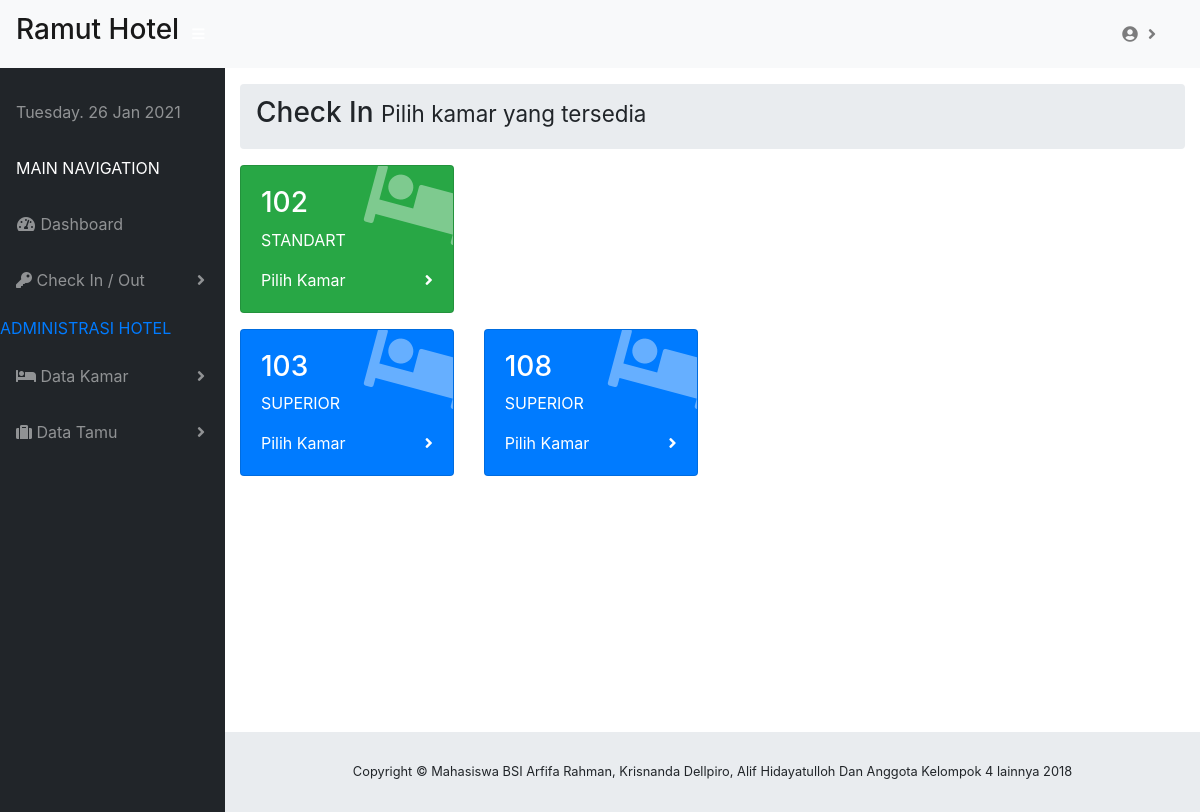
The app's page /index.php/checkin with its own data.
### tables this page shows
CREATE TABLE `kamar` (
  `id_kamar` int(3) NOT NULL,
  `nomor_kamar` int(3) NOT NULL,
  `id_kamar_tipe` int(3) NOT NULL,
  `max_dewasa` int(11) NOT NULL,
  `max_anak` int(11) NOT NULL,
  `status_kamar` varchar(20) NOT NULL DEFAULT 'TERSEDIA'
);

CREATE TABLE `kamar_tipe` (
  `id_kamar_tipe` int(3) NOT NULL,
  `nama_kamar_tipe` varchar(50) NOT NULL,
  `harga_malam` int(3) NOT NULL,
  `harga_orang` int(3) NOT NULL,
  `keterangan` text NOT NULL
);

### application/controllers/Checkin.php (called while the page is built, shortened)
<?php
class Checkin extends CI_Controller {
		public function index(){
			$data['kamar_tersediaST'] = $this->db->query(" SELECT * FROM kamar K , kamar_tipe KT WHERE K.id_kamar_tipe=KT.id_kamar_tipe AND K.id_kamar_tipe='2'AND K.status_kamar='TERSEDIA' ")->result();
			$data['kamar_tersediaSP'] = $this->db->query(" SELECT * FROM kamar K, kamar_tipe KT WHERE K.id_kamar_tipe=KT.id_kamar_tipe AND K.id_kamar_tipe='3' AND K.status_kamar='TERSEDIA' ")->result();
			$this->load->view('page_admin/header');
			$this->load->view('page_admin/navigator');
			$this->load->view('main_navigation/v_check_in',$data);
			$this->load->view('page_admin/footer');
			 }
}

### index.php (called while the page is built, shortened)
<?php
require_once BASEPATH.'core/CodeIgniter.php';

### application/views/main_navigation/v_check_in.php (the view, shortened to what this page needs)
<div class="container-fluid">
 	<ol class="breadcrumb">
       <li class="breadcrumb-item">
         <section class="content-header">
			<h3>Check In <span class="small">Pilih kamar yang tersedia</span></h3>
		 </section>
       </li>
    </ol>
 <div class="row">
  	 <?php if(!empty($kamar_tersediaST)) { ?>
		<?php foreach($kamar_tersediaST as $kamar_tersedia) { ?>
		 <div class="col-xl-3 col-sm-6 mb-3">
			<div class="card text-white bg-success o-hidden h-100">
             <div class="card-body">
              <div class="card-body-icon">
                <i class="fas fa-fw fa-bed"></i>
              </div>
				<div class="mr-5"><h3><?php echo $kamar_tersedia->nomor_kamar; ?></h3>
				<p><?php echo $kamar_tersedia->nama_kamar_tipe; ?></p>
			  	</div>
			  	<a class="text-white" href="<?php echo base_url().'checkin/checkin_st/'.$kamar_tersedia->id_kamar ?>">
                  <span class="float-left">Pilih Kamar</span>
                  <span class="float-right">
                    <i class="fas fa-angle-right"></i>
                  </span>
                </a>
			 </div>
		    </div>
		</div>
		<?php } ?>
		<?php } ?>
 </div>
 <div class="row ">
	 <?php if(!empty($kamar_tersediaSP)) { ?>
		<?php foreach($kamar_tersediaSP as $kamar_tersedia) { ?>
		 <div class="col-xl-3 col-sm-6 mb-3 ">
			<div class="card text-white bg-primary o-hidden h-100">
             <div class="card-body">
              <div class="card-body-icon">
                <i class="fas fa-fw fa-bed"></i>
              </div>
				<div class="mr-5"><h3><?php echo $kamar_tersedia->nomor_kamar; ?></h3>
				<p><?php echo $kamar_tersedia->nama_kamar_tipe; ?></p>
			  	</div>
			  	<a class="text-white" href="<?php echo base_url().'checkin/checkin_sp/'.$kamar_tersedia->id_kamar ?>">
                  <span class="float-left">Pilih Kamar</span>
                  <span class="float-right">
                    <i class="fas fa-angle-right"></i>
                  </span>
                </a>
			 </div>
		    </div>
		 </div>
		<?php } ?>
		<?php } ?>
  </div>
</div>
</div>

### assets/css/sb-admin_login.css (style rules this page uses)
html { position: relative; min-height: 100%; }
body { height: 100%; }
.o-hidden { overflow: hidden !important; }
.card-body-icon { position: absolute; z-index: 0; top: -1.25rem; right: -1rem; opacity: 0.4; font-size: 5rem; -webkit-transform: rotate(15deg); transform: rotate(15deg); }
:root { --input-padding-x: 0.75rem; --input-padding-y: 0.75rem; }

### records on screen
kamar: nomor_kamar "102", id_kamar_tipe.nama_kamar_tipe "STANDART"
kamar: nomor_kamar "103", id_kamar_tipe.nama_kamar_tipe "SUPERIOR"
kamar: nomor_kamar "108", id_kamar_tipe.nama_kamar_tipe "SUPERIOR"
